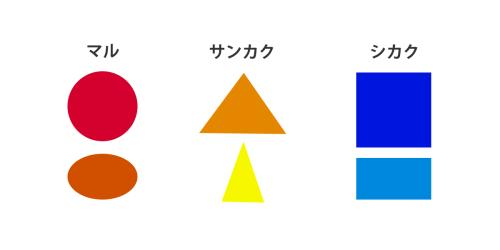
#> input picture xz.jpg, 500 x 250 px
$ python cv00L.py   (older library calls are emulated)
#> lines starting #> are read from the running program, lines starting #| are printed output that depends on the picture; after the words box and inside, x2 and y2 are one past the last pixel; in counts of white or black regions, pixels touching at a corner belong together
#> further down, img is the input picture: shape (250, 500, 3); mean B, G, R 231.8, 226.4, 233
#对象测量

import cv2 as cv
import numpy as np
import matplotlib.pyplot as plt

def measure(img):
 gray=cv.cvtColor(img,cv.COLOR_BGR2GRAY)
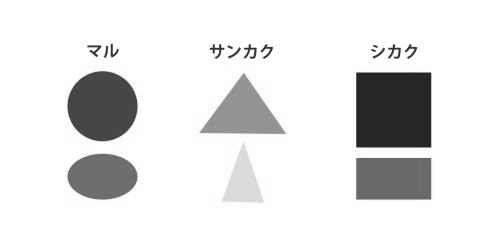
#> gray: shape (250, 500); min 16, max 255, mean 229
 ret,binary=cv.threshold(gray,0,255,cv.THRESH_BINARY_INV|cv.THRESH_OTSU)
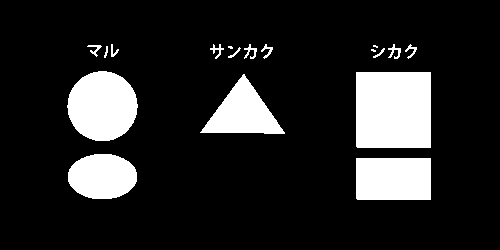
#> binary: shape (250, 500); 14.7% white; 18 white regions (3 under 20 px)
#> ret = 169
 print(ret)
#| 169.0
 plt.imshow(binary)
 plt.show()
 outImage,contours,hireachy=cv.findContours(binary,cv.RETR_EXTERNAL,cv.CHAIN_APPROX_SIMPLE)
#> contours = 18 contours, 4 with area under 20; largest, box (x1, y1, x2, y2) and area: (356, 72, 431, 148) 5550, (67, 71, 138, 141) 3755, (356, 158, 431, 200) 3034, (200, 74, 285, 134) 2463, (68, 154, 137, 199) 2412; hireachy = 18 rows, first 6: [1, -1, -1, -1], [2, 0, -1, -1], [3, 1, -1, -1], [4, 2, -1, -1], [5, 3, -1, -1], [6, 4, -1, -1]
 for i,contour in enumerate(contours):
  area=cv.contourArea(contour)#面积
  rect=cv.boundingRect(contour)#外接矩形
  mm=cv.moments(contour)#几何距
  print(area)
  cx=mm['m10']/mm['m00']
  cy=mm['m01']/mm['m00']
  cv.circle(img,(np.int(cx),np.int(cy)),2,(255,0,0),2)
  cv.rectangle(img,(rect[0],rect[1]),(rect[0]+rect[2],rect[1]+rect[3]),(0,255,0))
  approxCurve=cv.approxPolyDP(contour,4,True)
  print(approxCurve.shape)
  if approxCurve.shape[0]>4:#可以区分形状
   cv.drawContours(img,contours,i,(255,0,0),2)
#> this loop made 18 passes
#> (area, rect, cx, cy) on passes 2, 5, 12, 13, 14, 15, 16, 17: (2412, (68, 154, 69, 45), 102, 176.1), (3755, (67, 71, 71, 70), 102, 105.7), (39.5, (87, 45, 15, 12), 94.97, 48.86), (38, (405, 44, 12, 15), 410.9, 50.22), (48.5, (388, 44, 13, 15), 394.6, 51.31), (40.5, (261, 44, 12, 15), 266.9, 50.45), (47, (244, 44, 13, 15), 250.4, 51.32), (41, (210, 44, 14, 15), 216.8, 50.04)
#> (area, rect, cx, cy, approxCurve) on passes 1, 3, 4, 7, 8, 18: (3033.5, (356, 158, 75, 42), 393, 178.5, [[356, 158], [357, 199], [430, 199], [430, 158]]), (2463, (200, 74, 85, 60), 242.6, 112.7, [[284, 133], [244, 74], [200, 132]]), (5549.5, (356, 72, 75, 76), 393, 109.5, [[356, 72], [356, 146], [430, 147], [430, 72]]), (20, (373, 48, 12, 10), 379.2, 52.95, [[384, 48], [373, 57]]), (21.5, (228, 47, 13, 11), 234.4, 52.99, [[240, 48], [228, 57]]), (25, (111, 44, 8, 13), 113.3, 51.42, [[111, 44], [113, 56], [118, 49], [113, 54]])
#> (printed output is left out)
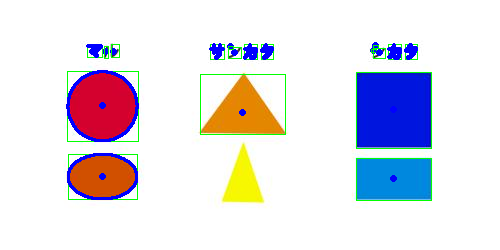
#> img: shape (250, 500, 3); 3.43% of pixels changed, all inside (x1, y1, x2, y2) = (66, 42, 432, 201)

 plt.imshow(img)
 plt.show()


img=cv.imread('xz.jpg')
measure(img)
